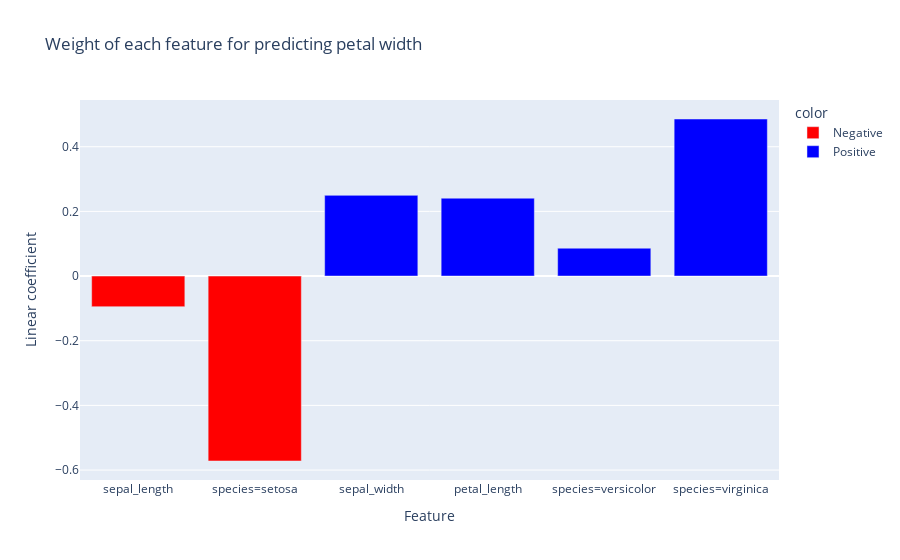

Notebook source saved alongside this figure:
### Code cell
# Visualización de coeficientes para regresión lineal múltiple (MLR)
import pandas as pd
import plotly.express as px
import plotly.graph_objects as go
from sklearn.linear_model import LinearRegression

df = px.data.iris()

X = df.drop(columns=['petal_width', 'species_id'])
X = pd.get_dummies(X, columns=['species'], prefix_sep='=')
y = df['petal_width']

model = LinearRegression()
model.fit(X, y)

colors = ['Positive' if c > 0 else 'Negative' for c in model.coef_]

fig = px.bar(
    x=X.columns, y=model.coef_, color=colors,
    color_discrete_sequence=['red', 'blue'],
    labels=dict(x='Feature', y='Linear coefficient'),
    title='Weight of each feature for predicting petal width'
)
fig.show()

### Figure 1 — Plotly figure (JSON) as saved in the notebook; plotly's stock layout.template omitted (floating-point values rounded to 4 significant figures)
{"data": [{"alignmentgroup": "True", "hovertemplate": "color=Negative<br>Feature=%{x}<br>Linear coefficient=%{y}<extra></extra>", "legendgroup": "Negative", "marker": {"color": "red"}, "name": "Negative", "offsetgroup": "Negative", "orientation": "v", "showlegend": true, "textposition": "auto", "type": "bar", "x": ["sepal_length", "species=setosa"], "xaxis": "x", "y": [-0.09476, -0.572], "yaxis": "y"}, {"alignmentgroup": "True", "hovertemplate": "color=Positive<br>Feature=%{x}<br>Linear coefficient=%{y}<extra></extra>", "legendgroup": "Positive", "marker": {"color": "blue"}, "name": "Positive", "offsetgroup": "Positive", "orientation": "v", "showlegend": true, "textposition": "auto", "type": "bar", "x": ["sepal_width", "petal_length", "species=versicolor", "species=virginica"], "xaxis": "x", "y": [0.2497, 0.2409, 0.08623, 0.4858], "yaxis": "y"}], "layout": {"barmode": "relative", "legend": {"title": {"text": "color"}, "tracegroupgap": 0}, "title": {"text": "Weight of each feature for predicting petal width"}, "xaxis": {"anchor": "y", "domain": [0, 1], "title": {"text": "Feature"}}, "yaxis": {"anchor": "x", "domain": [0, 1], "title": {"text": "Linear coefficient"}}}}
